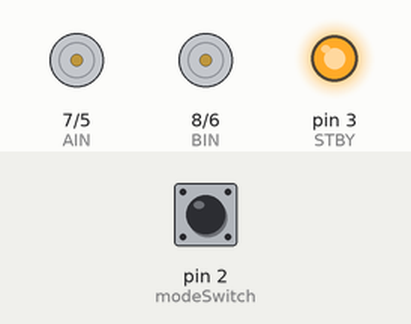
Simulated run of this sketch. Board: Arduino Uno, built with avr-gcc and run on an emulated ATmega328P. Parts: direction and speed pins drawn as motors (green arrow = direction pin HIGH = forward, orange = LOW = backward, longer = more drive, stopped while the standby pin is LOW), output pins drawn as LEDs (lit = HIGH). Inputs (shaded band) come from the test bench; at power-on: pin 2 (modeSwitch) LOW.

Above: at 0.1 s.
At 10.1 s:
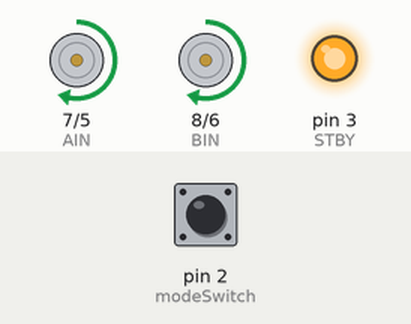
At 24.6 s:
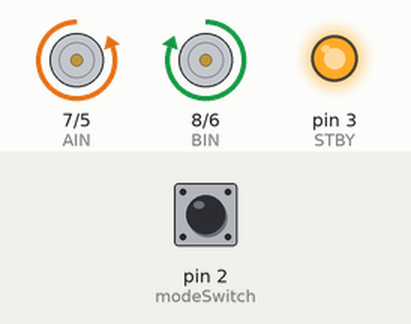
At 33.6 s:
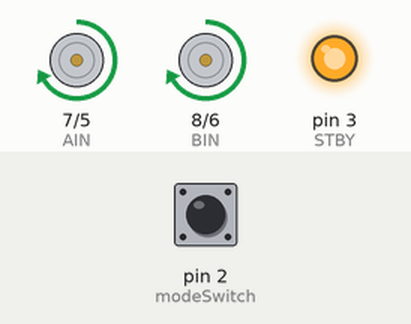
Timing chart, 0 to 40.0 s (numbered marks = the images above):
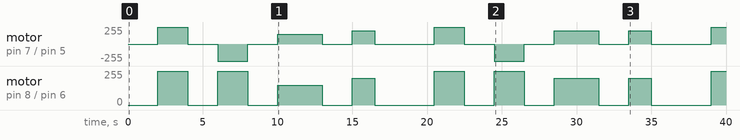

The sketch:

driving_functions.ino
```cpp
// define IO pin
#define PWMA  5     // Controls power to right motor
#define PWMB  6     // Controls power to left motor
#define AIN   7     // Controls direction of right motor, HIGH = FORWARD, LOW = REVERSE
#define BIN   8     // Controls direction of right motor, HIGH = FORWARD, LOW = REVERSE
#define STBY  3     // Place H-Bridge in standby if LOW, Run if HIGH
#define modeSwitch 2 // Mode Switch input

// Initialize the car
void setup() {
  pinMode(PWMA, OUTPUT);     // Set IO pin mode OUTPUT
  pinMode(PWMB, OUTPUT);
  pinMode(BIN, OUTPUT);
  pinMode(AIN, OUTPUT);
  pinMode(STBY, OUTPUT);
  digitalWrite(PWMA, LOW);   // Fully Off
  digitalWrite(STBY, HIGH);  // Enable Motors to run
}

// Function to move the car forward for a specified duration in milliseconds
void moveForward(int duration) {
  digitalWrite(AIN, HIGH);    // Forward direction on Right
  digitalWrite(BIN, HIGH);    // Forward direction on Left
  digitalWrite(PWMA, HIGH);   // Full power on Right
  digitalWrite(PWMB, HIGH);   // Full power on Left
  delay(duration);
  stopMotors();
}

// Function to move the car backward for a specified duration in milliseconds
void moveBackward(int duration) {
  digitalWrite(AIN, LOW);    // Reverse direction on Right
  digitalWrite(BIN, LOW);    // Reverse direction on Left
  digitalWrite(PWMA, HIGH);  // Full power on Right
  digitalWrite(PWMB, HIGH);  // Full power on Left
  delay(duration);
  stopMotors();
}

// Function to make the car turn left for a specified duration in milliseconds
void turnLeft(int duration) {
  digitalWrite(AIN, LOW);     // Reverse direction on Right
  digitalWrite(BIN, HIGH);    // Forward direction on Left
  digitalWrite(PWMA, HIGH);   // Full power on Right
  digitalWrite(PWMB, HIGH);   // Full power on Left
  delay(duration);
  stopMotors();
}

// Function to make the car turn right for a specified duration in milliseconds
void turnRight(int duration) {
  digitalWrite(AIN, HIGH);    // Forward direction on Right
  digitalWrite(BIN, LOW);     // Reverse direction on Left
  digitalWrite(PWMA, HIGH);   // Full power on Right
  digitalWrite(PWMB, HIGH);   // Full power on Left
  delay(duration);
  stopMotors();
}

// Function to stop the motors
void stopMotors() {
  digitalWrite(PWMA, LOW);   // No power on Right
  digitalWrite(PWMB, LOW);   // No power on Left
}

// Function - accepts the time in milli-Seconds to go into standby for
void stopTime(int mS) {
  digitalWrite(STBY, LOW);   // Go into standby
  delay(mS);                // Wait defined time
  digitalWrite(STBY, HIGH);  // Come out of standby
}

// Function to make the car perform a 180-degree turn
void turnAround() {
  turnLeft(1000);  // Turn left for 1 second (adjust as needed)
}

// Function to move the car forward at a reduced speed for a specified duration
void moveSlowForward(int duration) {
  digitalWrite(AIN, HIGH);    // Forward direction on Right
  digitalWrite(BIN, HIGH);    // Forward direction on Left
  analogWrite(PWMA, 150);     // Reduced power on Right (adjust as needed)
  analogWrite(PWMB, 150);     // Reduced power on Left (adjust as needed)
  delay(duration);
  stopMotors();
}

// Function to create a custom movement pattern
void customMovement(int ainState, int binState, int pwmaPower, int pwmbPower, int duration) {
  digitalWrite(AIN, ainState);
  digitalWrite(BIN, binState);
  analogWrite(PWMA, pwmaPower);
  analogWrite(PWMB, pwmbPower);
  delay(duration);
  stopMotors();
}

// Main loop
void loop() {
  while (digitalRead(modeSwitch) == 1)  // Wait for mode switch to be pressed (go to 0)
    ;  // Do nothing

  delay(2000);

  moveForward(2000);         // Move forward for 2 seconds
  delay(2000);

  turnLeft(2000);            // Turn left for 2 seconds
  delay(2000);

  moveSlowForward(3000);     // Move forward at reduced speed for 3 seconds
  delay(2000);

  customMovement(HIGH, HIGH, 200, 200, 1500);  // Custom movement pattern
  delay(2000);

  stopMotors();              // Stop the car
}
```

Measured:
- by itself, motor on pin 8 (BIN) / pin 6 (PWMB): stopped → forward 255/255 at 2.0 s, → stopped 2.0 s later, → forward 255/255 2.0 s later, → stopped 2.0 s later, … (17 changes in this stretch)
- by itself, motor on pin 7 (AIN) / pin 5 (PWMA): stopped → forward 255/255 at 2.0 s, → stopped 2.0 s later, → backward 255/255 2.0 s later, → stopped 2.0 s later, … (17 changes in this stretch)
